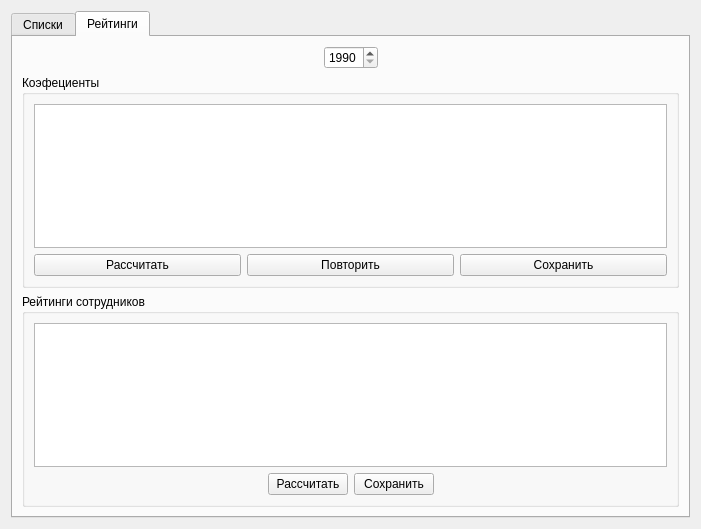
<?xml version="1.0" encoding="UTF-8"?>
<ui version="4.0">
 <class>Dialog</class>
 <widget class="QDialog" name="Dialog">
  <property name="geometry">
   <rect>
    <x>0</x>
    <y>0</y>
    <width>701</width>
    <height>529</height>
   </rect>
  </property>
  <property name="windowTitle">
   <string>Списки и Рейтинги</string>
  </property>
  <layout class="QVBoxLayout" name="verticalLayout">
   <item>
    <widget class="QTabWidget" name="tabWidget">
     <property name="currentIndex">
      <number>1</number>
     </property>
     <widget class="QWidget" name="tabLists">
      <attribute name="title">
       <string>Списки</string>
      </attribute>
      <layout class="QVBoxLayout" name="verticalLayout_11">
       <item>
        <widget class="QGroupBox" name="groupBox">
         <property name="title">
          <string>Добавление</string>
         </property>
         <layout class="QVBoxLayout" name="verticalLayout_12">
          <item>
           <layout class="QHBoxLayout" name="horizontalLayout">
            <item>
             <layout class="QVBoxLayout" name="verticalLayout_8">
              <item>
               <widget class="QLabel" name="label_4">
                <property name="text">
                 <string>Сотрудник</string>
                </property>
               </widget>
              </item>
              <item>
               <widget class="QLineEdit" name="lineEdit"/>
              </item>
             </layout>
            </item>
            <item>
             <layout class="QVBoxLayout" name="verticalLayout_9">
              <item>
               <widget class="QLabel" name="label_5">
                <property name="text">
                 <string>Приоритет</string>
                </property>
               </widget>
              </item>
              <item>
               <widget class="QSpinBox" name="spinBoxLevelAdd"/>
              </item>
             </layout>
            </item>
            <item>
             <layout class="QVBoxLayout" name="verticalLayout_10">
              <item>
               <spacer name="verticalSpacer_4">
                <property name="orientation">
                 <enum>Qt::Vertical</enum>
                </property>
                <property name="sizeHint" stdset="0">
                 <size>
                  <width>20</width>
                  <height>40</height>
                 </size>
                </property>
               </spacer>
              </item>
              <item>
               <widget class="QPushButton" name="pushButtonAdd">
                <property name="text">
                 <string>Добавить</string>
                </property>
               </widget>
              </item>
             </layout>
            </item>
            <item>
             <spacer name="horizontalSpacer_2">
              <property name="orientation">
               <enum>Qt::Horizontal</enum>
              </property>
              <property name="sizeHint" stdset="0">
               <size>
                <width>40</width>
                <height>20</height>
               </size>
              </property>
             </spacer>
            </item>
           </layout>
          </item>
          <item>
           <widget class="QLabel" name="label_6">
            <property name="text">
             <string>Приоритет в рейтинге:
0 -  нет приоритета
1 -  выбирает до 0 уровня
2 - выбирает все отпуска сразу после высших приоритетов
3 - и т.д.</string>
            </property>
           </widget>
          </item>
          <item>
           <spacer name="verticalSpacer_5">
            <property name="orientation">
             <enum>Qt::Vertical</enum>
            </property>
            <property name="sizeHint" stdset="0">
             <size>
              <width>20</width>
              <height>40</height>
             </size>
            </property>
           </spacer>
          </item>
         </layout>
        </widget>
       </item>
       <item>
        <widget class="QGroupBox" name="groupBox_2">
         <property name="title">
          <string>Изменение</string>
         </property>
         <layout class="QHBoxLayout" name="horizontalLayout_2">
          <item>
           <layout class="QVBoxLayout" name="verticalLayout_2">
            <item>
             <widget class="QLabel" name="label">
              <property name="text">
               <string>Сотрудник</string>
              </property>
             </widget>
            </item>
            <item>
             <widget class="QComboBox" name="comboBoxChangeEmpl"/>
            </item>
           </layout>
          </item>
          <item>
           <layout class="QVBoxLayout" name="verticalLayout_4">
            <item>
             <widget class="QLabel" name="label_3">
              <property name="text">
               <string>Приоритет</string>
              </property>
             </widget>
            </item>
            <item>
             <widget class="QSpinBox" name="spinBoxLevelChange"/>
            </item>
           </layout>
          </item>
          <item>
           <layout class="QVBoxLayout" name="verticalLayout_5">
            <item>
             <spacer name="verticalSpacer">
              <property name="orientation">
               <enum>Qt::Vertical</enum>
              </property>
              <property name="sizeHint" stdset="0">
               <size>
                <width>20</width>
                <height>40</height>
               </size>
              </property>
             </spacer>
            </item>
            <item>
             <widget class="QPushButton" name="pushButtonChange">
              <property name="text">
               <string>Изменить</string>
              </property>
             </widget>
            </item>
           </layout>
          </item>
          <item>
           <spacer name="horizontalSpacer_3">
            <property name="orientation">
             <enum>Qt::Horizontal</enum>
            </property>
            <property name="sizeHint" stdset="0">
             <size>
              <width>40</width>
              <height>20</height>
             </size>
            </property>
           </spacer>
          </item>
         </layout>
        </widget>
       </item>
       <item>
        <widget class="QGroupBox" name="groupBox_3">
         <property name="title">
          <string>Удаление</string>
         </property>
         <layout class="QHBoxLayout" name="horizontalLayout_3">
          <item>
           <layout class="QVBoxLayout" name="verticalLayout_3">
            <item>
             <widget class="QLabel" name="label_2">
              <property name="text">
               <string>Сотрудник</string>
              </property>
             </widget>
            </item>
            <item>
             <widget class="QComboBox" name="comboBoxDellEmpl"/>
            </item>
           </layout>
          </item>
          <item>
           <layout class="QVBoxLayout" name="verticalLayout_6">
            <item>
             <spacer name="verticalSpacer_2">
              <property name="orientation">
               <enum>Qt::Vertical</enum>
              </property>
              <property name="sizeHint" stdset="0">
               <size>
                <width>20</width>
                <height>40</height>
               </size>
              </property>
             </spacer>
            </item>
            <item>
             <widget class="QPushButton" name="pushButtonDellOne">
              <property name="text">
               <string>Удалить</string>
              </property>
             </widget>
            </item>
           </layout>
          </item>
          <item>
           <layout class="QVBoxLayout" name="verticalLayout_7">
            <item>
             <spacer name="verticalSpacer_3">
              <property name="orientation">
               <enum>Qt::Vertical</enum>
              </property>
              <property name="sizeHint" stdset="0">
               <size>
                <width>20</width>
                <height>40</height>
               </size>
              </property>
             </spacer>
            </item>
            <item>
             <widget class="QPushButton" name="pushButtonDellAll">
              <property name="text">
               <string>Удалить всех</string>
              </property>
             </widget>
            </item>
           </layout>
          </item>
          <item>
           <spacer name="horizontalSpacer_4">
            <property name="orientation">
             <enum>Qt::Horizontal</enum>
            </property>
            <property name="sizeHint" stdset="0">
             <size>
              <width>40</width>
              <height>20</height>
             </size>
            </property>
           </spacer>
          </item>
         </layout>
        </widget>
       </item>
      </layout>
     </widget>
     <widget class="QWidget" name="tabReitings">
      <attribute name="title">
       <string>Рейтинги</string>
      </attribute>
      <layout class="QVBoxLayout" name="verticalLayout_13">
       <item>
        <layout class="QHBoxLayout" name="horizontalLayout_4">
         <item>
          <spacer name="horizontalSpacer">
           <property name="orientation">
            <enum>Qt::Horizontal</enum>
           </property>
           <property name="sizeHint" stdset="0">
            <size>
             <width>40</width>
             <height>20</height>
            </size>
           </property>
          </spacer>
         </item>
         <item>
          <widget class="QSpinBox" name="spinBoxYear">
           <property name="baseSize">
            <size>
             <width>25</width>
             <height>0</height>
            </size>
           </property>
           <property name="minimum">
            <number>1990</number>
           </property>
           <property name="maximum">
            <number>3000</number>
           </property>
          </widget>
         </item>
         <item>
          <spacer name="horizontalSpacer_7">
           <property name="orientation">
            <enum>Qt::Horizontal</enum>
           </property>
           <property name="sizeHint" stdset="0">
            <size>
             <width>40</width>
             <height>20</height>
            </size>
           </property>
          </spacer>
         </item>
        </layout>
       </item>
       <item>
        <widget class="QGroupBox" name="groupBox_4">
         <property name="title">
          <string>Коэфециенты</string>
         </property>
         <layout class="QVBoxLayout" name="verticalLayout_14">
          <item>
           <widget class="QGraphicsView" name="graphicsViewReiting"/>
          </item>
          <item>
           <layout class="QHBoxLayout" name="horizontalLayout_5">
            <item>
             <widget class="QPushButton" name="pushButtonCalcCoef">
              <property name="text">
               <string>Рассчитать</string>
              </property>
             </widget>
            </item>
            <item>
             <widget class="QPushButton" name="pushButtonRepeat">
              <property name="text">
               <string>Повторить</string>
              </property>
             </widget>
            </item>
            <item>
             <widget class="QPushButton" name="pushButtonSaveCoef">
              <property name="text">
               <string>Сохранить</string>
              </property>
             </widget>
            </item>
           </layout>
          </item>
         </layout>
        </widget>
       </item>
       <item>
        <widget class="QGroupBox" name="groupBox_5">
         <property name="title">
          <string>Рейтинги сотрудников</string>
         </property>
         <layout class="QVBoxLayout" name="verticalLayout_15">
          <item>
           <widget class="QTableWidget" name="tableWidget"/>
          </item>
          <item>
           <layout class="QHBoxLayout" name="horizontalLayout_6">
            <item>
             <spacer name="horizontalSpacer_6">
              <property name="orientation">
               <enum>Qt::Horizontal</enum>
              </property>
              <property name="sizeHint" stdset="0">
               <size>
                <width>40</width>
                <height>20</height>
               </size>
              </property>
             </spacer>
            </item>
            <item>
             <widget class="QPushButton" name="pushButtonCalcReite">
              <property name="text">
               <string>Рассчитать</string>
              </property>
             </widget>
            </item>
            <item>
             <widget class="QPushButton" name="pushButtonSaveReit">
              <property name="text">
               <string>Сохранить</string>
              </property>
             </widget>
            </item>
            <item>
             <spacer name="horizontalSpacer_5">
              <property name="orientation">
               <enum>Qt::Horizontal</enum>
              </property>
              <property name="sizeHint" stdset="0">
               <size>
                <width>40</width>
                <height>20</height>
               </size>
              </property>
             </spacer>
            </item>
           </layout>
          </item>
         </layout>
        </widget>
       </item>
      </layout>
     </widget>
    </widget>
   </item>
  </layout>
 </widget>
 <resources/>
 <connections/>
</ui>
